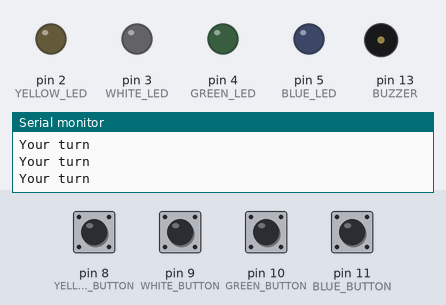
The sketch below on a simulated Arduino Uno, built with avr-gcc and run on an emulated ATmega328P. On the bench: output pins drawn as LEDs (lit = HIGH), buzzer (waves = sounding), the last lines printed to the serial monitor. Dashed ring = blinking. The test bench sets the inputs (shaded band); at power-on: pin 8 (YELLOW_BUTTON), pin 9 (WHITE_BUTTON), pin 10 (GREEN_BUTTON), pin 11 (BLUE_BUTTON) HIGH. Random numbers use the default seed unless the sketch sets one.

Above: at 3.8 s.
3.9 s: pin 9 (WHITE_BUTTON) pulled LOW for 0.65 s
At 6.05 s:
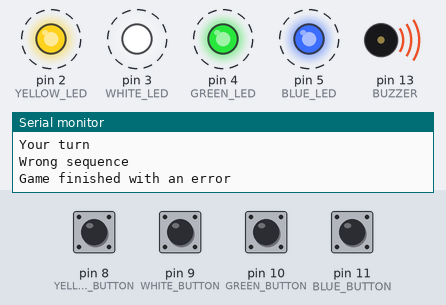
At 6.8 s:
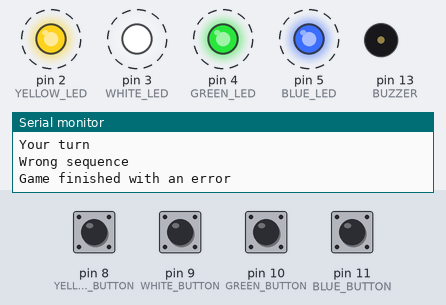
Timing chart, 0 to 13.7 s (numbered marks = the images above; inputs shaded):
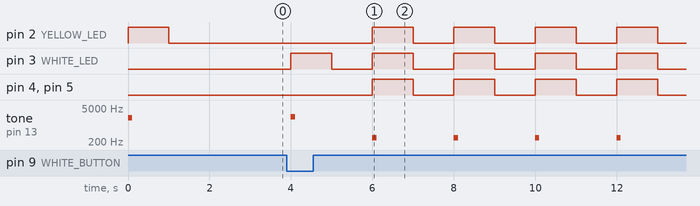

The sketch:

main.ino
```cpp
#define YELLOW_LED 2
#define WHITE_LED 3
#define GREEN_LED 4
#define BLUE_LED 5

#define UNDEFINED_LED -1

#define BUZZER 13

#define YELLOW_BUTTON 8
#define WHITE_BUTTON 9
#define GREEN_BUTTON 10
#define BLUE_BUTTON 11

#define ONE_SECOND 1000
#define HALF_SECOND 500

#define SEQUENCE_SIZE 4

enum States {
  NEXT_ROUND_GAME_READY,
  USER_ANSWERING,
  GAME_FINISHED_OK,
  GAME_FINISHED_ERROR
};

int lightSequence[SEQUENCE_SIZE];

int roundGame = 0;

int ledsAnswered = 0;

void setup() {
  Serial.begin(9600);

  startPorts();
  startGame();
}

void startPorts() {
  pinMode(YELLOW_LED, OUTPUT);
  pinMode(WHITE_LED, OUTPUT);
  pinMode(GREEN_LED, OUTPUT);
  pinMode(BLUE_LED, OUTPUT);

  pinMode(YELLOW_BUTTON, INPUT_PULLUP);
  pinMode(WHITE_BUTTON, INPUT_PULLUP);
  pinMode(GREEN_BUTTON, INPUT_PULLUP);
  pinMode(BLUE_BUTTON, INPUT_PULLUP);

  pinMode(BUZZER, OUTPUT);
}

void startGame() {

  int game = analogRead(0);
  randomSeed(game);

  for (int i = 0; i < SEQUENCE_SIZE; i++) {
    lightSequence[i] = randomColour();
  }
}

int randomColour() {
  return random(YELLOW_LED, BLUE_LED + 1);
}

void loop() {
  switch (currentState()) {
    case NEXT_ROUND_GAME_READY:
      Serial.println("Get ready for the next round");
      prepareNewGame();
      break;
    case USER_ANSWERING:
      Serial.println("Your turn");
      readUserResponse();
      break;
    case GAME_FINISHED_OK:
      Serial.println("Game finished successfully");
      gameFinished();
      break;
    case GAME_FINISHED_ERROR:
      Serial.println("Game finished with an error");
      gameFinishedError();
      break;
  }
  delay(HALF_SECOND);

}

void prepareNewGame() {
  roundGame++;
  ledsAnswered = 0;
  if (roundGame <= SEQUENCE_SIZE) {
    switchRoundLeds();
  }
}

void readUserResponse() {
  int response = checkPlayerAnswer();

  if (response == UNDEFINED_LED) {
    return;
  }

  if (response == lightSequence[ledsAnswered]) {
    ledsAnswered++;
  } else {
    Serial.println("Wrong sequence");
    roundGame = SEQUENCE_SIZE + 2;
  }
}

int currentState() {
  if (roundGame <= SEQUENCE_SIZE) {
    if (ledsAnswered == roundGame) {
      return NEXT_ROUND_GAME_READY;
    } else {
      return USER_ANSWERING;
    }
  } else if (roundGame == SEQUENCE_SIZE + 1) {
    return GAME_FINISHED_OK;
  } else {
    return GAME_FINISHED_ERROR;
  }
}

void switchRoundLeds() {
  for (int i = 0; i < roundGame; i++) {
    blinkLed(lightSequence[i]);
  }
}

int checkPlayerAnswer() {
  if (digitalRead(YELLOW_BUTTON) == LOW) {
    return blinkLed(YELLOW_LED);
  }
  if (digitalRead(WHITE_BUTTON) == LOW) {
    return blinkLed(WHITE_LED);
  }
  if (digitalRead(GREEN_BUTTON) == LOW) {
    return blinkLed(GREEN_LED);
  }
  if (digitalRead(BLUE_BUTTON) == LOW) {
    return blinkLed(BLUE_LED);
  }

  return UNDEFINED_LED;
}

void gameFinished() {
  blinkLed(YELLOW_LED);
  blinkLed(WHITE_LED);
  blinkLed(GREEN_LED);
  blinkLed(BLUE_LED);
  delay(HALF_SECOND);
}

void gameFinishedError() {
  switchSound(300);
  digitalWrite(YELLOW_LED,HIGH);
  digitalWrite(WHITE_LED,HIGH);
  digitalWrite(GREEN_LED,HIGH);
  digitalWrite(BLUE_LED,HIGH);
  delay(ONE_SECOND);
  digitalWrite(YELLOW_LED,LOW);
  digitalWrite(WHITE_LED,LOW);
  digitalWrite(GREEN_LED,LOW);
  digitalWrite(BLUE_LED,LOW);
  delay(HALF_SECOND);
}

int blinkLed(int ledPort) {

  verifyLedSound(ledPort);

  digitalWrite(ledPort,HIGH);
  delay(ONE_SECOND);
  digitalWrite(ledPort,LOW);
  delay(HALF_SECOND);

  return ledPort;
}

void switchSound(int frequency) {
  tone(BUZZER,frequency, 100);
}

void verifyLedSound(int ledPort) {
  switch (ledPort) {
    case YELLOW_LED:
      switchSound(2000);
      break;
    case WHITE_LED:
      switchSound(2200);
      break;
    case GREEN_LED:
      switchSound(2400);
      break;
    case BLUE_LED:
      switchSound(2500);
      break;
  }
}

int calculatesLedTime() {
  int potentiometer = analogRead(1);
  Serial.println(potentiometer);
  return potentiometer;
}
```

Measured:
- after the input at 3.9 s, pin 2 (YELLOW_LED), pin 4 (GREEN_LED), pin 5 (BLUE_LED): alternates HIGH for 1.0 s and LOW for 1.0 s, starting after 2.1 s; pin 3 (WHITE_LED): alternates HIGH for 1.0 s and LOW for 1.0 s, starting after 0.10 s; tone on pin 13 (BUZZER): silent → 2200 Hz after 0.10 s, then repeats every 2.0 s: silent 1.9 s, 300 Hz 0.10 s
